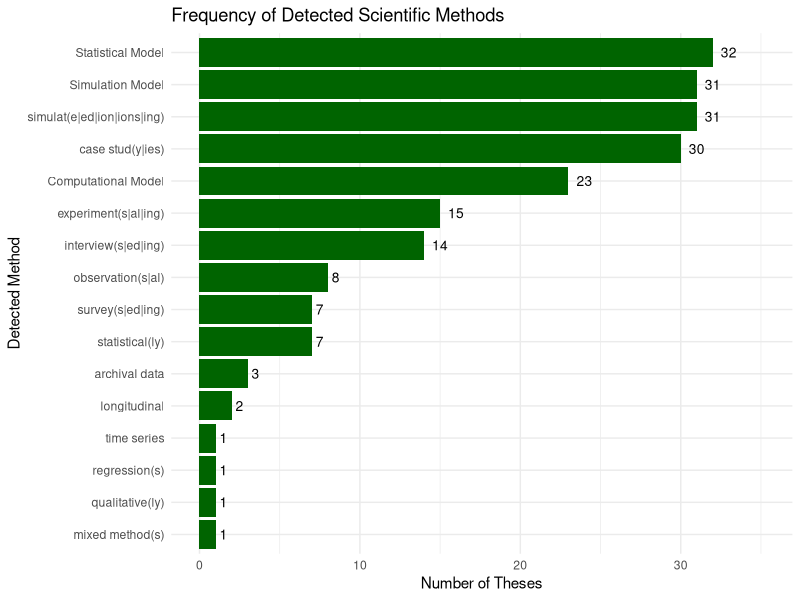
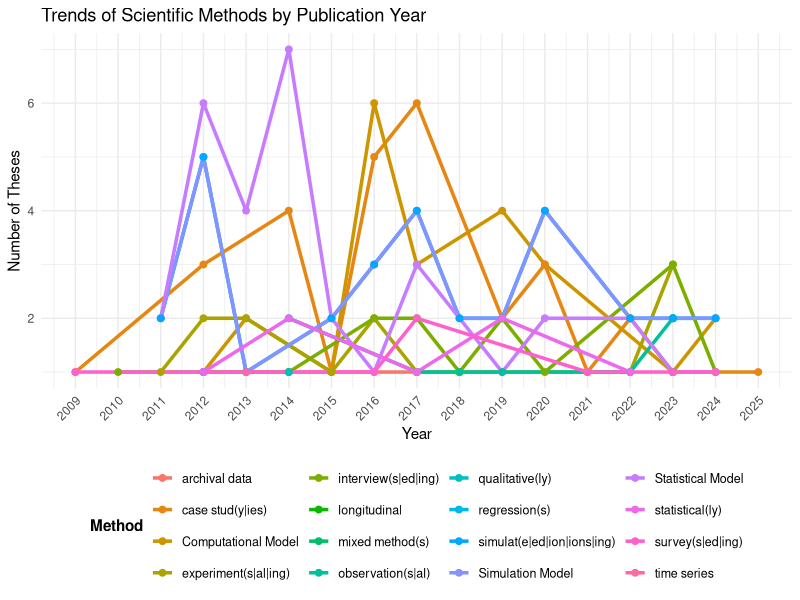
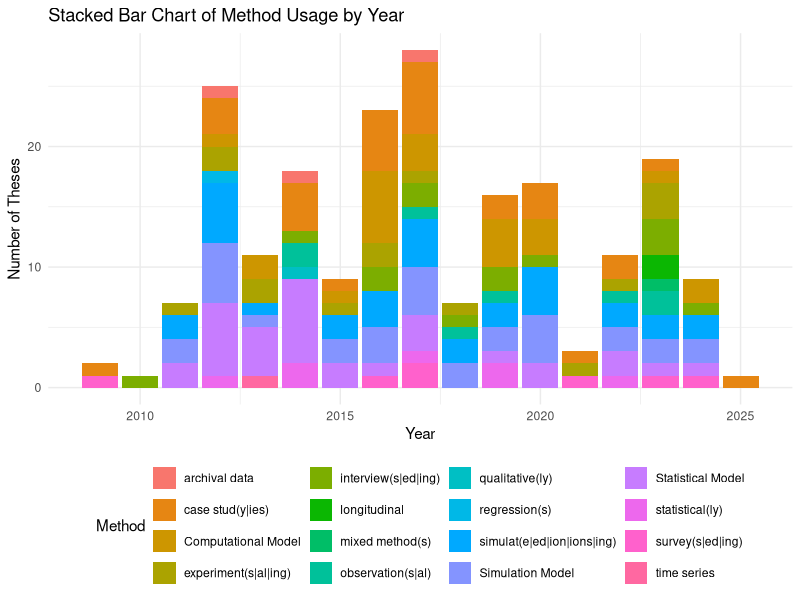

Recreate these plots in R, in order.
# Load libraries
library(readr)
library(dplyr)
library(stringr)
library(tidyr)
library(ggplot2)

# Read dataset
data <- read_csv("sicss_data.csv")

# Define methods (including model stems)
methods_keywords <- c(
  "case stud(y|ies)",
  "simulat(e|ed|ion|ions|ing)",
  "experiment(s|al|ing)",
  "qualitative(ly)",
  "interview(s|ed|ing)",
  "survey(s|ed|ing)",
  "questionnaire(s)",
  "statistical(ly)",
  "regression(s)",
  "focus group(s)",
  "observation(s|al)",
  "content analysis",
  "mixed method(s)",
  "time series",
  "longitudinal",
  "ethnograph(y|ic|ies)",
  "comparative stud(y|ies)",
  "quasi[- ]?experiment(al|s)",
  "secondary data",
  "archival data"
  # "model(s|ing|ed)" ← REMOVE this line!
)


# Model-specific detection logic
detect_model_labels <- function(text) {
  if (is.na(text)) return(character(0))
  text <- tolower(text)
  models <- c()
  if (str_detect(text, "simulation model|simulate|simulated|simulating|simulation")) {
    models <- c(models, "Simulation Model")
  }
  if (str_detect(text, "statistical model|regression|probability|likelihood|bayesian")) {
    models <- c(models, "Statistical Model")
  }
  if (str_detect(text, "computational model|algorithm|optimization|solver")) {
    models <- c(models, "Computational Model")
  }
  return(models)
}

# Function to detect all methods (including model types)
detect_all_methods <- function(text, keywords) {
  if (is.na(text)) return(NA)
  text <- tolower(text)
  methods_found <- keywords[sapply(keywords, function(k) str_detect(text, regex(k, ignore_case = TRUE)))]
  model_labels <- detect_model_labels(text)
  all_found <- unique(c(methods_found, model_labels))
  if (length(all_found) == 0) return(NA)
  paste(all_found, collapse = "; ")
}

# Apply detection
results <- data %>%
  mutate(
    Detected_Methods = sapply(`Abstract Note`, detect_all_methods, keywords = methods_keywords)
  ) %>%
  select(Title, Author, `Publication Year`, Detected_Methods, `Abstract Note`)

# Save results
write_csv(results, "theses_with_all_detected_methods.csv")

# Plot preparation: one row per method
methods_plot <- results %>%
  filter(!is.na(Detected_Methods)) %>%
  separate_rows(Detected_Methods, sep = ";\\s*") %>%
  group_by(Title, Detected_Methods) %>%  # Group by thesis and method to ensure unique counts per thesis
  summarise(Count = n()) %>%
  ungroup() %>%
  group_by(Detected_Methods) %>%
  summarise(Count = n()) %>%
  arrange(desc(Count))

# Plot all methods including models
# Final bar chart with count labels
ggplot(methods_plot, aes(x = reorder(Detected_Methods, Count), y = Count)) +
  geom_bar(stat = "identity", fill = "darkgreen") +
  geom_text(aes(label = Count), hjust = -0.5, size = 3.5) +
  coord_flip() +
  labs(
    title = "Frequency of Detected Scientific Methods",
    x = "Detected Method",
    y = "Number of Theses"
  ) +
  theme_minimal() +
  ylim(0, max(methods_plot$Count) * 1.1)  # Add extra space for count labels

########################################

# Assuming you already have `results` from previous steps:
# results <- data %>% mutate(...)

library(ggplot2)
library(dplyr)
library(tidyr)

# Step 1: Expand methods into individual rows
method_year_trends <- results %>%
  filter(!is.na(Detected_Methods)) %>%
  separate_rows(Detected_Methods, sep = ";\\s*") %>%
  group_by(`Publication Year`, Detected_Methods) %>%
  summarise(Count = n(), .groups = "drop")

# Optional: filter out very rare methods for clarity
# method_year_trends <- method_year_trends %>%
#   group_by(Detected_Methods) %>%
#   filter(sum(Count) >= 3)  # show only methods that appeared 3+ times in total

# Step 2: Plot ONE
ggplot(method_year_trends, aes(x = `Publication Year`, y = Count, color = Detected_Methods, group = Detected_Methods)) +
  geom_line(size = 1.2) +
  geom_point(size = 2) +
  scale_x_continuous(breaks = unique(method_year_trends$`Publication Year`)) +  # show all years
  labs(
    title = "Trends of Scientific Methods by Publication Year",
    x = "Year",
    y = "Number of Theses",
    color = "Method"
  ) +
  theme_minimal() +
  theme(
    legend.position = "bottom",
    legend.title = element_text(face = "bold"),
    legend.text = element_text(size = 9),
    axis.text.x = element_text(angle = 45, hjust = 1)
  )

# Step 2: Plot TWO
ggplot(method_year_trends, aes(x = `Publication Year`, y = Count, fill = Detected_Methods)) +
  geom_bar(stat = "identity") +
  labs(
    title = "Stacked Bar Chart of Method Usage by Year",
    x = "Year",
    y = "Number of Theses",
    fill = "Method"
  ) +
  theme_minimal() +
  theme(legend.position = "bottom")



